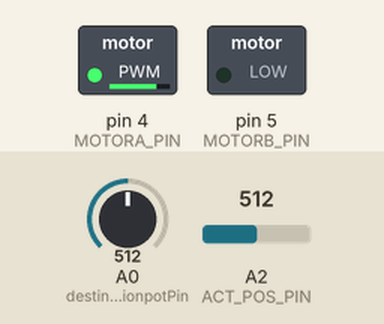
Bench run of a sketch on a simulated Arduino Nano, built with avr-gcc and run on an emulated ATmega328P. Shown: switched loads named in the sketch (green lamp = pin HIGH). Dashed ring = blinking. The inputs (shaded band) are chosen by the test bench; at power-on: A2 (ACT_POS_PIN) = 512, A0 (destinnationpotPin) = 512. What the sketch prints to the serial monitor is not drawn.

Above: at 1.05 s.
1.3 s: A2 (ACT_POS_PIN) set to 777
At 1.3 s:
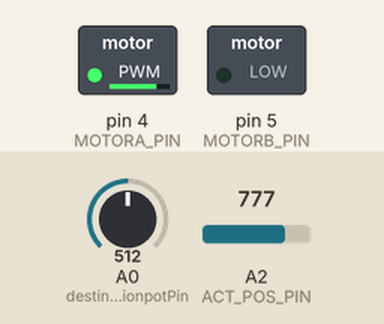
2.8 s: A2 (ACT_POS_PIN) set to 804
At 3.8 s:
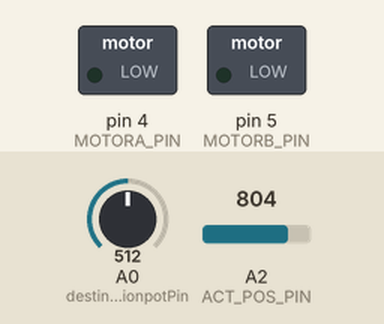
4.3 s: A0 (destinnationpotPin) set to 480
At 5.0 s:
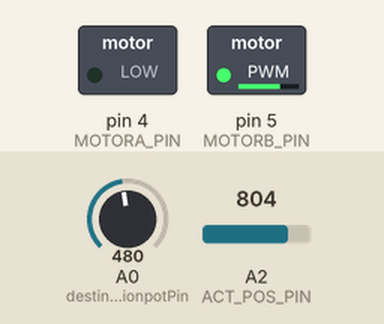
5.8 s: A0 (destinnationpotPin) set to 716
At 6.67 s:
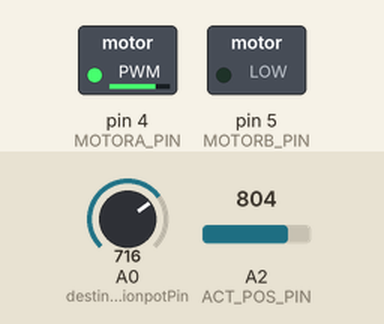
8.8 s: A2 (ACT_POS_PIN) set to 1023
At 9.4 s:
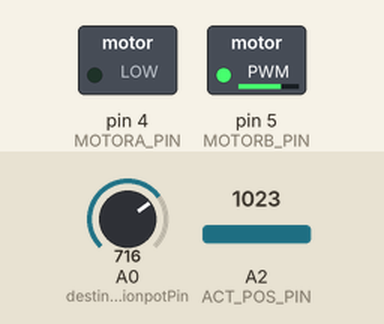
10.3 s: A0 (destinnationpotPin) set to 306
Timing chart, 0 to 14.3 s (numbered marks = the images above; inputs shaded):
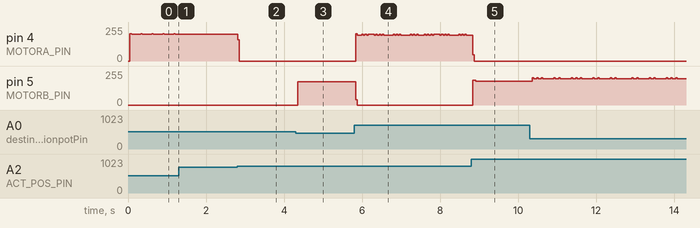

Measured:
- the behaviour switches between 792 and 793 on A2 (ACT_POS_PIN) (found by bisection; images 1 and 2)
- the behaviour switches between 490 and 489 on A0 (destinnationpotPin) (found by bisection; images 2 and 3)
- after the input at 1.3 s, pin 4 (MOTORA_PIN): stops changing and stays 199/255
- after the input at 2.8 s, pin 4 (MOTORA_PIN): 199/255 → 0/255 at once
- after the input at 4.3 s, pin 5 (MOTORB_PIN): 0/255 → 176/255 after 0.05 s
- after the input at 5.8 s, pin 5 (MOTORB_PIN): 176/255 → 0/255 at once
- after the input at 8.8 s, pin 5 (MOTORB_PIN): 0/255 → 187/255 at once, → 180/255 0.08 s later
- by itself, pin 4 (MOTORA_PIN): alternates 205/255 for 0.04 s and 199/255 for 0.24 s

The sketch:

Servo_L293.ino
```cpp
#define _CAT(a, ...) a ## __VA_ARGS__
#define SWITCH_ENABLED_false 0
#define SWITCH_ENABLED_true  1
#define SWITCH_ENABLED_0     0
#define SWITCH_ENABLED_1     1
#define SWITCH_ENABLED_0x0   0
#define SWITCH_ENABLED_0x1   1
#define SWITCH_ENABLED_      1
#define ENABLED(b) _CAT(SWITCH_ENABLED_, b)
#define DISABLED(b) !ENABLED(b)


//#define SERVO1
#define SERVO2

#if ENABLED(SERVO1)
  #define MOTORA_PIN 6   //pin de control de direccion en circuito integrado L293
  #define MOTORB_PIN 7   //pin de control de direccion en circuito integrado L293
  #define ACT_POS_PIN A6 //pin analogo, potenciometro de servo-motor
 #endif

 #if ENABLED(SERVO2)
  #define MOTORA_PIN 4    //pin de control de direccion en circuito integrado L293
   #define MOTORB_PIN 5   //pin de control de direccion en circuito integrado L293
    #define ACT_POS_PIN A2  //pin analogo, potenciometro de servo-motor
 #endif

int actualposition=0;
int centerposition=512;
int destination=0;
int destinationerror=4;
int pwmlevel=0;
//int motorpinA = 6;
//int motorpinB = 7;
//int motorpinA = 4;
//int motorpinB = 5;
int destinnationpotPin = A0;

unsigned long startmillis=0;

void setup() {

  Serial.begin(115200);
pinMode(MOTORA_PIN, OUTPUT);
pinMode(MOTORB_PIN, OUTPUT);
}

void loop() {

destination = map(analogRead(destinnationpotPin),0,1024,0,180);
//actualposition=map(analogRead(actpositionpotPin),0,1024,0,180);
#if ENABLED(SERVO1)
actualposition=map(analogRead(ACT_POS_PIN),0,1024,0,180);
#endif
#if ENABLED(SERVO2)
actualposition=map(analogRead(ACT_POS_PIN),580,1024,0,180);
#endif

Serial.print("destination= ");
Serial.print(destination);
Serial.print(" actualposition= ");
Serial.println(actualposition);

if(actualposition<destination-destinationerror  || actualposition>destination+destinationerror){

if(destination<actualposition){
  pwmlevel=constrain(map((actualposition-destination),0,90,220,250),0,255);
analogWrite(MOTORB_PIN, pwmlevel);
Serial.print("A__here_pwm_");
Serial.println(pwmlevel);
delayMicroseconds(3000);
analogWrite(MOTORB_PIN, 0);
//delay(10);                       //cambia la velocidad de posicionamiento
}

if(destination>actualposition){

   pwmlevel=constrain(map((destination-actualposition),0,90,220,250),0,255);
analogWrite(MOTORA_PIN, pwmlevel);
Serial.print("B__here_pwm_");
Serial.println(pwmlevel);
delayMicroseconds(3000);
analogWrite(MOTORA_PIN, 0);
//delay(10);                   //cambia la velocidad de posicionamiento

}

}


}
```
